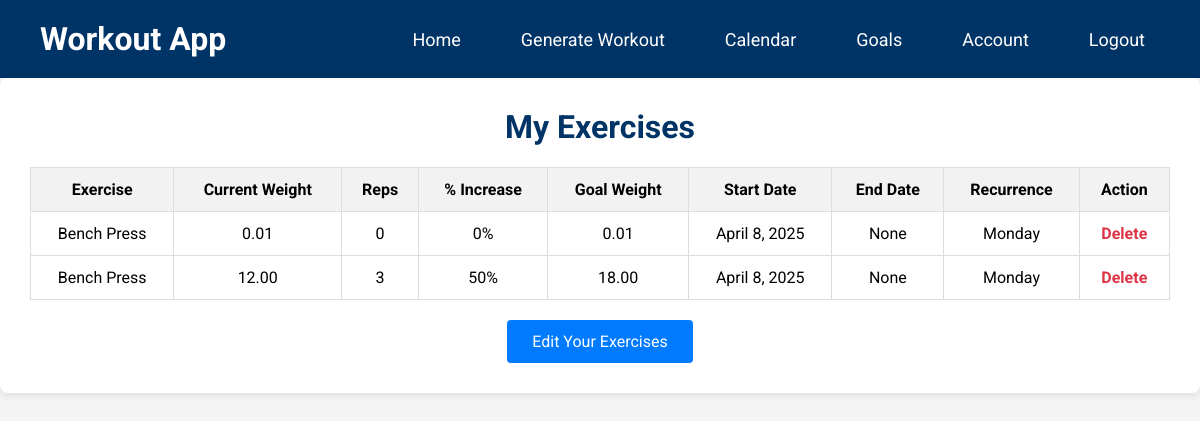
Page /goals/my-exercises/ (signed in) on the earlier database version.
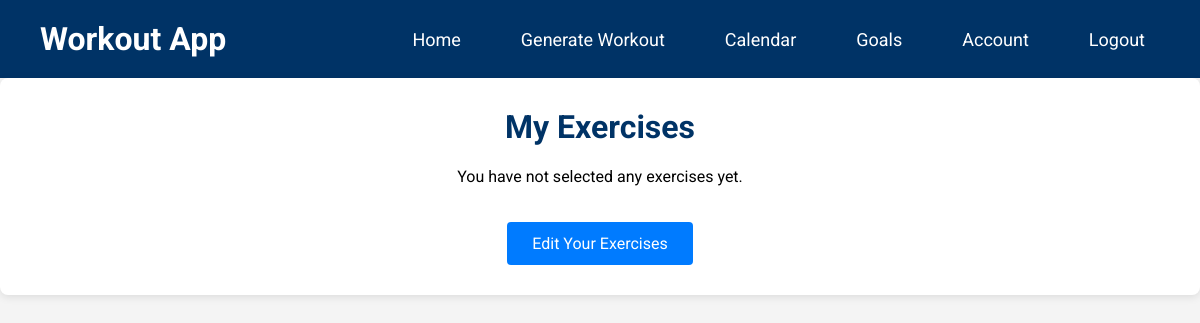
Same page on the later database version.
### goals/models.py (models this page shows, shortened)
class UserExercise(models.Model):
    user = models.ForeignKey(settings.AUTH_USER_MODEL, on_delete=models.CASCADE)
    exercise = models.ForeignKey(Exercise, on_delete=models.CASCADE)
    current_weight = models.DecimalField(max_digits=6, decimal_places=2)
    reps = models.PositiveIntegerField()
    percent_increase = models.IntegerField(choices=PERCENT_CHOICES, default=0)
    start_date = models.DateField(default=now)
    end_date = models.DateField(null=True, blank=True)
    recurring_day = models.IntegerField(
        choices=RECURRENCE_CHOICES,
        default=0,
    )
    @property
    def goal_weight(self):
        return (
            self.current_weight
            * (
                Decimal('1')
                + Decimal(self.percent_increase) / Decimal('100')
            )
        )

class Exercise(models.Model):
    name = models.CharField(max_length=100, unique=True)
    slug = models.SlugField(unique=True, blank=True)
    description = models.TextField(blank=True, null=True)
    body_part = models.CharField(max_length=100)
    target = models.CharField(max_length=100)
    equipment = models.CharField(max_length=100)
    gif_url = models.URLField(blank=True)
    secondary_muscles = models.JSONField(blank=True, default=list)
    instructions = models.JSONField(blank=True, default=list)

### goals/views.py (the view)
# urls.py: path('my-exercises/', my_exercises, name='my_exercises'),
@login_required
def my_exercises(request):
    user_exercises = UserExercise.objects.filter(user=request.user)
    return render(request, 'goals/my_exercises.html', {'exercises': user_exercises})

### home/context_processors.py (called while the page is built)
def base_url(request):
    return {"base_url": f"{request.scheme}://{request.get_host()}/proxy/8000/"}

### goals/templates/goals/my_exercises.html (shortened to what this page needs)
<!DOCTYPE html>
<html lang="en">
<head>
</head>
<body>
    <header>
        <a class="logo" href="{% url 'home' %}">Workout App</a>
        <nav>
          <ul>
            <li><a href="{% url 'home' %}">Home</a></li>
            {% if user.is_authenticated %}
              <li><a href="{% url 'generate_workout' %}">Generate Workout</a></li>
              <li><a href="{% url 'calendar' %}">Calendar</a></li>
              <li><a href="{% url 'goals:goals' %}">Goals</a></li>
              <li><a href="{% url 'user_data' %}">Account</a></li>
              <li><a href="{% url 'logout' %}">Logout</a></li>
            {% else %}
              <li><a href="{% url 'login' %}">Login</a></li>
            {% endif %}
          </ul>
        </nav>
    </header>
  <div class="container">
    <h1>My Exercises</h1>
    {% if exercises %}
      <table>
        <thead>
          <tr>
            <th>Exercise</th>
            <th>Current Weight</th>
            <th>Reps</th>
            <th>% Increase</th>
            <th>Goal Weight</th>
            <th>Start Date</th>
            <th>End Date</th>
            <th>Recurrence</th>
            <th>Action</th>
          </tr>
        </thead>
        <tbody>
          {% for entry in exercises %}
            <tr>
              <td>{{ entry.exercise.name }}</td>
              <td>{{ entry.current_weight }}</td>
              <td>{{ entry.reps }}</td>
              <td>{{ entry.percent_increase }}%</td>
              <td>{{ entry.goal_weight|floatformat:2 }}</td>
              <td>{{ entry.start_date }}</td>
              <td>{{ entry.end_date }}</td>
              <td>{{ entry.get_recurring_day_display }}</td>
              <td>
                <a class="action-link" href="{% url 'goals:delete_exercise' entry.pk %}">Delete</a>
              </td>
            </tr>
          {% endfor %}
        </tbody>
      </table>
    {% else %}
      <p style="text-align: center;">You have not selected any exercises yet.</p>
    {% endif %}
    <div class="button-container">
      <a class="nav-button" href="{% url 'goals:set_exercises' %}">Edit Your Exercises</a>
    </div>
  </div>
</body>
</html>

### goals/templates/goals/my_exercises.html (style rules this page uses)
* { box-sizing: border-box; }
body { margin: 0; font-family: 'Roboto', sans-serif; background-color: #f4f4f4; }
a { text-decoration: none; color: inherit; }
.container { max-width: 1500px; margin: 0 auto; background-color: #fff; border-radius: 8px; box-shadow: 0 2px 8px rgba(0,0,0,0.1); padding: 30px; }
h1 { text-align: center; color: #003366; margin-top: 0; }
.nav-button { display: inline-block; font-size: 16px; color: #fff; background-color: #007BFF; padding: 12px 25px; border-radius: 4px; text-align: center; transition: background-color 0.3s; margin-top: 20px; }
.button-container { text-align: center; }
header { background-color: #003366; color: #fff; padding: 20px 40px; display: flex; justify-content: space-between; align-items: center; }
.logo { font-size: 32px; font-weight: 700; }
nav ul { list-style: none; display: flex; margin: 0; padding: 0; }
nav li { margin-left: 30px; }
nav a { color: #fff; font-size: 18px; padding: 10px 15px; border-radius: 4px; transition: background-color 0.3s, transform 0.3s; }

Differences in the rows shown:
removed UserExercise: exercise.name "Bench Press", current_weight "0.01", reps "0", percent_increase "0", goal_weight "0.01", start_date "April 8, 2025", end_date "None", recurring_day "Monday"
removed UserExercise: exercise.name "Bench Press", current_weight "12.00", reps "3", percent_increase "50", goal_weight "18.00", start_date "April 8, 2025", end_date "None", recurring_day "Monday"
Other differences:
text no longer shown: "Exercise Current Weight Reps % Increase Goal Weight Start Date End Date Recurrence Action"
text now shown: "You have not selected any exercises yet."
